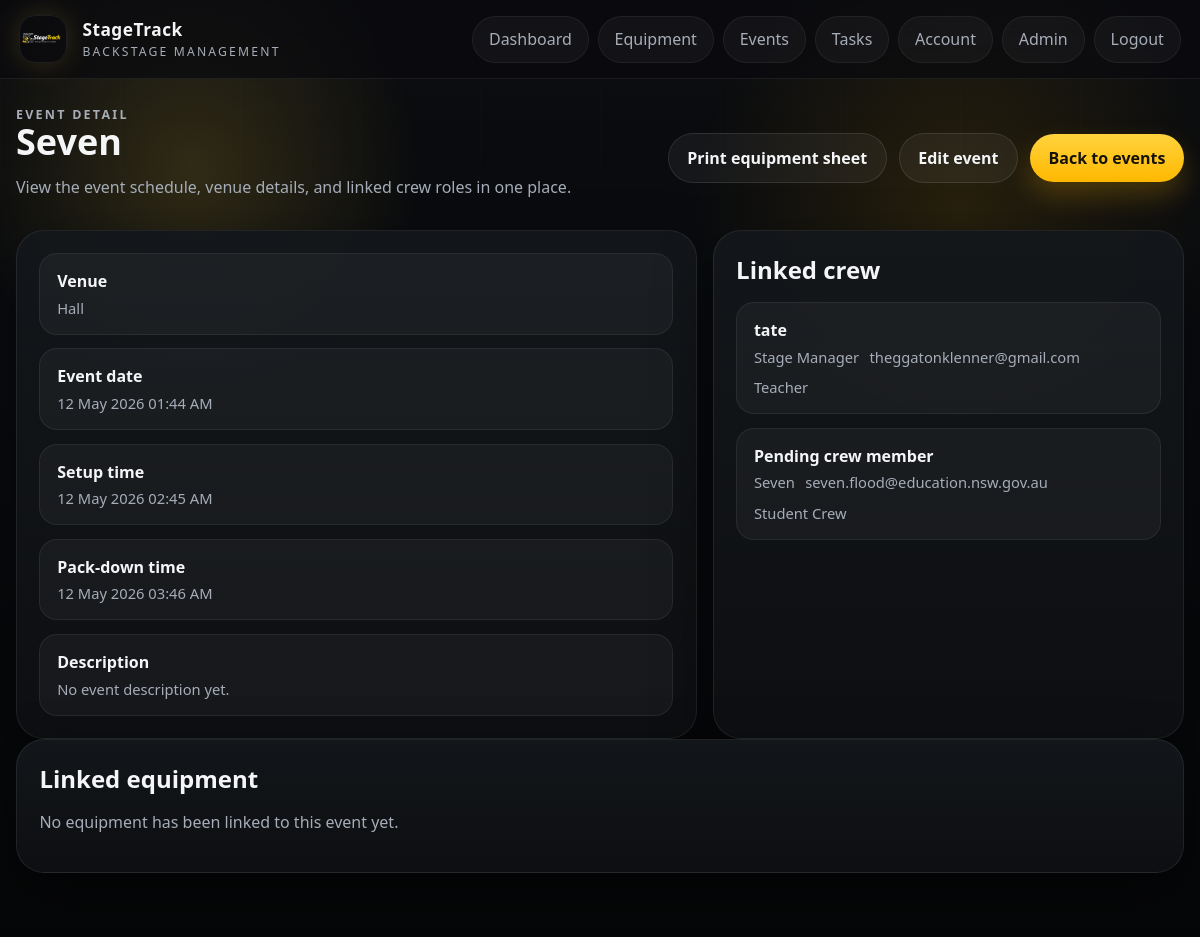
The app's page /events/2 (signed in) with its own data.
### app/models.py (models this page shows)
class SystemSettings(db.Model):
    id = db.Column(db.Integer, primary_key=True)
    school_name = db.Column(db.String(255), nullable=False, default="StageTrack")
    support_email = db.Column(db.String(255), default="")
    timezone_name = db.Column(db.String(100), nullable=False, default="Australia/Sydney")
    datetime_format = db.Column(db.String(100), nullable=False, default="%d %b %Y %I:%M %p")
    student_crew_can_view_all_events = db.Column(db.Boolean, nullable=False, default=False)
    student_crew_can_view_all_equipment = db.Column(db.Boolean, nullable=False, default=True)
    checkout_permission_role = db.Column(db.String(50), nullable=False, default="Stage Manager")
    maintenance_submit_permission_role = db.Column(db.String(50), nullable=False, default="Student Crew")
    consumable_manage_permission_role = db.Column(db.String(50), nullable=False, default="Stage Manager")
    pdf_export_permission_role = db.Column(db.String(50), nullable=False, default="Stage Manager")
    equipment_categories = db.Column(db.Text, nullable=False, default="")
    equipment_statuses = db.Column(db.Text, nullable=False, default="")
    serial_numbers_required = db.Column(db.Boolean, nullable=False, default=False)
    due_dates_required = db.Column(db.Boolean, nullable=False, default=False)
    due_soon_hours = db.Column(db.Integer, nullable=False, default=24)
    long_overdue_days = db.Column(db.Integer, nullable=False, default=7)
    auto_hide_removed_items = db.Column(db.Boolean, nullable=False, default=True)
    event_venues = db.Column(db.Text, nullable=False, default="")
    event_crew_roles = db.Column(db.Text, nullable=False, default="")
    auto_send_event_invites = db.Column(db.Boolean, nullable=False, default=True)
    event_equipment_sheet_scope = db.Column(db.String(50), nullable=False, default="all_linked")
    consumable_categories = db.Column(db.Text, nullable=False, default="")
    low_stock_alert_behavior = db.Column(db.String(50), nullable=False, default="at_or_below")
    students_can_log_consumables = db.Column(db.Boolean, nullable=False, default=True)
    negative_consumable_adjustments_manager_only = db.Column(db.Boolean, nullable=False, default=True)
    overdue_alert_recipients = db.Column(db.Text, nullable=False, default="")
    maintenance_alert_recipients = db.Column(db.Text, nullable=False, default="")
    enquiry_alert_recipients = db.Column(db.Text, nullable=False, default="")
    low_stock_alert_recipients = db.Column(db.Text, nullable=False, default="")
    password_reset_email_subject = db.Column(db.String(255), nullable=False, default="StageTrack Password Reset")
    welcome_email_subject = db.Column(db.String(255), nullable=False, default="Welcome to StageTrack")
    equipment_checkout_email_subject = db.Column(db.String(255), nullable=False, default="StageTrack equipment checked out: {equipment_name}")
    equipment_overdue_email_subject = db.Column(db.String(255), nullable=False, default="StageTrack equipment overdue: {equipment_name}")
    equipment_return_email_subject = db.Column(db.String(255), nullable=False, default="StageTrack equipment returned: {equipment_name}")
    maintenance_email_subject = db.Column(db.String(255), nullable=False, default="StageTrack maintenance request: {equipment_name}")
    enquiry_email_subject = db.Column(db.String(255), nullable=False, default="StageTrack enquiry from {name}")
    maintenance_statuses = db.Column(db.Text, nullable=False, default="")
    resolved_visible_in_queue = db.Column(db.Boolean, nullable=False, default=False)
    maintenance_resolve_permission_role = db.Column(db.String(50), nullable=False, default="Teacher")
    repeat_damage_threshold = db.Column(db.Integer, nullable=False, default=2)
    pdf_paper_size = db.Column(db.String(20), nullable=False, default="A4")
    pdf_show_header = db.Column(db.Boolean, nullable=False, default=True)
    pdf_header_text = db.Column(db.String(255), nullable=False, default="StageTrack")
    pdf_footer_text = db.Column(db.String(255), nullable=False, default="Generated by StageTrack")
    pdf_include_checkboxes = db.Column(db.Boolean, nullable=False, default=True)
    pdf_include_notes = db.Column(db.Boolean, nullable=False, default=True)
    pdf_include_signatures = db.Column(db.Boolean, nullable=False, default=False)
    updated_at = db.Column(db.DateTime, default=datetime.utcnow, onupdate=datetime.utcnow, nullable=False)

class Event(db.Model):
    id = db.Column(db.Integer, primary_key=True)
    name = db.Column(db.String(120), nullable=False)
    venue = db.Column(db.String(120), nullable=False)
    description = db.Column(db.Text)
    event_date = db.Column(db.DateTime, nullable=False)
    setup_time = db.Column(db.DateTime)
    packdown_time = db.Column(db.DateTime)
    created_by = db.Column(db.Integer, db.ForeignKey("user.id"))
    tasks = db.relationship("Task", back_populates="event", lazy=True)
    checklist_items = db.relationship("ChecklistItem", back_populates="event", lazy=True)
    checkouts = db.relationship("EquipmentCheckout", back_populates="event", lazy=True)
    crew_assignments = db.relationship(
        "EventCrewAssignment",
        back_populates="event",
        cascade="all, delete-orphan",
        lazy=True,
    )

class EventCrewAssignment(db.Model):
    id = db.Column(db.Integer, primary_key=True)
    event_id = db.Column(db.Integer, db.ForeignKey("event.id"), nullable=False)
    user_id = db.Column(db.Integer, db.ForeignKey("user.id"), nullable=False)
    crew_email = db.Column(db.String(255), nullable=False, default="")
    crew_role = db.Column(db.String(120), nullable=False)
    created_at = db.Column(db.DateTime, default=datetime.utcnow, nullable=False)
    event = db.relationship("Event", back_populates="crew_assignments")
    user = db.relationship("User", back_populates="event_assignments")

class User(db.Model):
    id = db.Column(db.Integer, primary_key=True)
    name = db.Column(db.String(120), nullable=False)
    email = db.Column(db.String(255), unique=True, nullable=False, index=True)
    password_hash = db.Column(db.String(255), nullable=False)
    must_change_password = db.Column(db.Boolean, nullable=False, default=False)
    phone_number = db.Column(db.String(50))
    contact_details = db.Column(db.Text)
    role = db.Column(db.String(50), nullable=False, default="Viewer")
    is_active = db.Column(db.Boolean, nullable=False, default=True)
    created_at = db.Column(db.DateTime, default=datetime.utcnow, nullable=False)
    tasks = db.relationship("Task", back_populates="assignee", lazy=True)
    checkouts = db.relationship("EquipmentCheckout", back_populates="user", lazy=True)
    damage_reports = db.relationship("DamageReport", back_populates="reporter", lazy=True)
    password_reset_tokens = db.relationship("PasswordResetToken", back_populates="user", lazy=True)
    event_assignments = db.relationship("EventCrewAssignment", back_populates="user", lazy=True)

### app/events/routes.py (the view)
@events_bp.route("/<int:event_id>")
@login_required
def detail(event_id):
    event = Event.query.get_or_404(event_id)
    if not current_user_can_view_event(event):
        flash("You do not have permission to view that event.", "error")
        return redirect(url_for("events.index"))
    return render_template("events/detail.html", event=event)

### app/auth/routes.py (called while the page is built)
def current_user():
    user_id = session.get("user_id")
    if not user_id:
        return None
    user = db.session.get(User, user_id)
    if user and not user.is_active:
        session.clear()
        return None
    return user

def login_required(view):
    @wraps(view)
    def wrapped_view(*args, **kwargs):
        if not current_user():
            return redirect(url_for("auth.login"))
        return view(*args, **kwargs)
    return wrapped_view

@auth_bp.app_context_processor
def inject_user():
    first_user_pending = User.query.count() == 0
    return {
        "current_user": current_user(),
        "manager_roles": MANAGER_ROLES,
        "registration_open": first_user_pending,
    }

### app/events/routes.py (called while the page is built)
def current_user_can_view_event(event):
    user = current_user()
    if user.role in {"Admin", "Teacher", "Stage Manager", "Viewer"}:
        return True
    return any(assignment.user_id == user.id for assignment in event.crew_assignments)

### app/site_service.py (called while the page is built)
def get_site_settings():
    settings = SiteSettings.query.order_by(SiteSettings.id.asc()).first()
    if not settings:
        settings = SiteSettings()
        db.session.add(settings)
        db.session.commit()
    return settings

### app/templates/events/detail.html (shortened to what this page needs)
{% extends "base.html" %}
{% block content %}
<section class="page-header page-header-inline">
    <div>
        <p class="eyebrow">Event detail</p>
        <h1>{{ event.name }}</h1>
        <p>View the event schedule, venue details, and linked crew roles in one place.</p>
    </div>
    <div class="actions">
        {% if current_user.role in manager_roles %}
            <a class="button button-secondary" href="{{ url_for('events.equipment_sheet', event_id=event.id) }}">Print equipment sheet</a>
            <a class="button button-secondary" href="{{ url_for('events.edit', event_id=event.id) }}">Edit event</a>
        {% endif %}
        <a class="button button-primary" href="{{ url_for('events.index') }}">Back to events</a>
    </div>
</section>
<section class="content-grid">
    <section class="panel">
        <div class="dashboard-list">
            <article class="dashboard-item">
                <strong>Venue</strong>
                <div class="dashboard-meta"><span>{{ event.venue }}</span></div>
            </article>
            <article class="dashboard-item">
                <strong>Event date</strong>
                <div class="dashboard-meta"><span>{{ event.event_date.strftime("%d %b %Y %I:%M %p") }}</span></div>
            </article>
            <article class="dashboard-item">
                <strong>Setup time</strong>
                <div class="dashboard-meta"><span>{{ event.setup_time.strftime("%d %b %Y %I:%M %p") if event.setup_time else "Not set" }}</span></div>
            </article>
            <article class="dashboard-item">
                <strong>Pack-down time</strong>
                <div class="dashboard-meta"><span>{{ event.packdown_time.strftime("%d %b %Y %I:%M %p") if event.packdown_time else "Not set" }}</span></div>
            </article>
            <article class="dashboard-item">
                <strong>Description</strong>
                <div class="dashboard-meta"><span>{{ event.description or "No event description yet." }}</span></div>
            </article>
        </div>
    </section>
    <section class="panel">
        <div class="panel-header">
            <h2>Linked crew</h2>
        </div>
        {% if event.crew_assignments %}
            <div class="dashboard-list">
                {% for assignment in event.crew_assignments %}
                    <article class="dashboard-item">
                        <strong>{{ assignment.user.name }}</strong>
                        <div class="dashboard-meta">
                            <span>{{ assignment.crew_role }}</span>
                            <span>{{ assignment.crew_email }}</span>
                            <span>{{ assignment.user.role }}</span>
                        </div>
                    </article>
                {% endfor %}
            </div>
        {% else %}
            <p class="empty-state">No crew linked yet.</p>
        {% endif %}
    </section>
</section>
<section class="panel">
    <div class="panel-header">
        <h2>Linked equipment</h2>
    </div>
    {% if event.checkouts %}
        <div class="dashboard-list">
            {% for checkout in event.checkouts|sort(attribute='checkout_time', reverse=True) %}
                <article class="dashboard-item">
                    <strong><a href="{{ url_for('equipment.detail', item_id=checkout.equipment.id) }}">{{ checkout.equipment.name }}</a></strong>
                    <div class="dashboard-meta">
                        <span>{{ checkout.user.name }}</span>
                        <span>{{ checkout.checkout_time.strftime("%d %b %Y %I:%M %p") }}</span>
                        <span>{{ checkout.return_time.strftime("%d %b %Y %I:%M %p") if checkout.return_time else "Still checked out" }}</span>
                    </div>
                </article>
            {% endfor %}
        </div>
    {% else %}
        <p class="empty-state">No equipment has been linked to this event yet.</p>
    {% endif %}
</section>
{% endblock %}

### app/templates/base.html (shortened to what this page needs)
<!doctype html>
<html lang="en">
<head>
    <link rel="stylesheet" href="{{ url_for('static', filename='css/styles.css') }}">
</head>
<body>
    <div class="app-backdrop"></div>
    <header class="site-header">
        <a class="brand" href="{{ url_for('home') }}">
            <img class="brand-logo" src="{{ url_for('static', filename='images/stagetrack-logo.png') }}" alt="StageTrack logo">
            <span class="brand-copy">
                <strong>{{ system_settings.school_name }}</strong>
                <span>{{ system_settings.support_email or "Backstage management" }}</span>
            </span>
        </a>
        <nav class="site-nav">
            {% if current_user %}
                <a href="{{ url_for('dashboard') }}">Dashboard</a>
                <a href="{{ url_for('equipment.index') }}">Equipment</a>
                <a href="{{ url_for('events.index') }}">Events</a>
                <a href="{{ url_for('tasks.index') }}">Tasks</a>
                <a href="{{ url_for('auth.account') }}">Account</a>
                {% if current_user.role == "Admin" %}
                    <a href="{{ url_for('admin.users') }}">Admin</a>
                {% endif %}
                <a href="{{ url_for('auth.logout') }}">Logout</a>
            {% else %}
                <a href="{{ url_for('auth.login') }}">Staff access</a>
            {% endif %}
        </nav>
    </header>
    <main class="page-shell">
        {% block content %}{% endblock %}
    </main>
</body>
</html>

### records on screen
SystemSettings: school_name "StageTrack", support_email "BACKSTAGE MANAGEMENT"
Event: name "Seven", venue "Hall", event_date "12 May 2026 01:44 AM", setup_time "12 May 2026 02:45 AM", packdown_time "12 May 2026 03:46 AM", description "No event description yet."
EventCrewAssignment: user.name "tate", crew_role "Stage Manager", crew_email "theggatonklenner@gmail.com", user.role "Teacher"
EventCrewAssignment: user.name "Pending crew member", crew_role "Seven", crew_email "seven.flood@education.nsw.gov.au", user.role "Student Crew"
